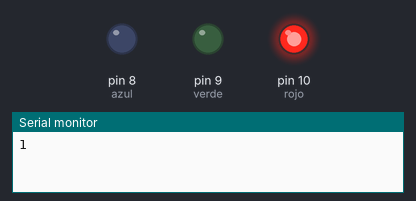
The sketch below on a simulated Arduino Uno, built with avr-gcc and run on an emulated ATmega328P. Parts: output pins drawn as LEDs (lit = HIGH), the last lines printed to the serial monitor. Random numbers use the default seed unless the sketch sets one.

Above: at 0.1 s.
At 4.1 s:
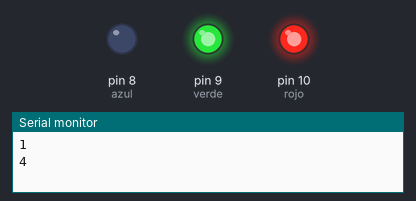
At 8.1 s:
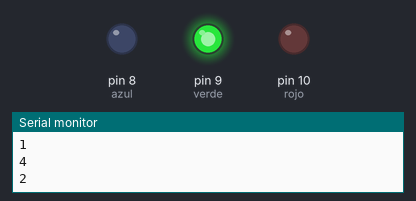
At 20.1 s:
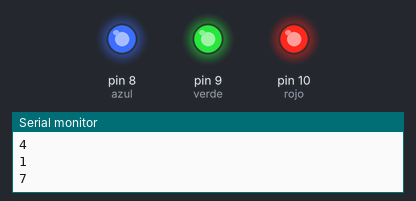
At 28.1 s:
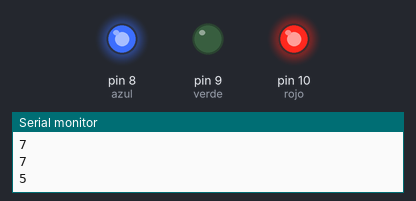
At 38.1 s:
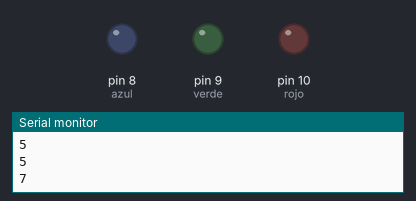
Timing chart, 0 to 39.6 s (numbered marks = the images above):
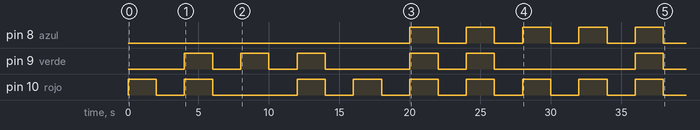

The sketch:

ejercicio3.ino
```cpp
#define rojo 10
#define verde 9
#define azul 8

void setup()
{
  Serial.begin(9600);
  pinMode(rojo, OUTPUT);
  pinMode(verde, OUTPUT);
  pinMode(azul, OUTPUT);
  randomSeed(analogRead(0));

}

void loop(){
  int numero = random(1, 8);
  Serial.println(numero);
  cambiar_color(numero);
}

void cambiar_color(int numero){
  switch (numero) {
  case 1:
    //rojo
    digitalWrite(rojo, HIGH);
    delay(2000);
    digitalWrite(rojo, LOW);
    delay(2000);
    break;
  case 2:
    //verde
    digitalWrite(verde, HIGH);
    delay(2000);
    digitalWrite(verde, LOW);
    delay(2000);
    break;
  case 3:
  	//azul
    digitalWrite(azul, HIGH);
    delay(2000);
    digitalWrite(azul, LOW);
    delay(2000);
  	break;
  case 4:
  	//amarillo
    digitalWrite(rojo, HIGH);
    digitalWrite(verde, HIGH);
    delay(2000);
    digitalWrite(rojo, LOW);
    digitalWrite(verde, LOW);
    delay(2000);
    break;
  case 5:
  	//violeta
    digitalWrite(rojo, HIGH);
    digitalWrite(azul, HIGH);
    delay(2000);
    digitalWrite(rojo, LOW);
    digitalWrite(azul, LOW);
    delay(2000);
    break;
  case 6:
  	//celeste
    digitalWrite(azul, HIGH);
    digitalWrite(verde, HIGH);
    delay(2000);
    digitalWrite(azul, LOW);
    digitalWrite(verde, LOW);
    delay(2000);
    break;
  case 7:
  	//blanco
      digitalWrite(verde, HIGH);
      digitalWrite(rojo, HIGH);
      digitalWrite(azul, HIGH);
      delay(2000);
	  digitalWrite(verde, LOW);
      digitalWrite(rojo, LOW);
      digitalWrite(azul, LOW);
      delay(2000);
  	break;
  case 8:
  	//apagado
	  digitalWrite(verde, LOW);
      digitalWrite(rojo, LOW);
      digitalWrite(azul, LOW);
      delay(2000);
  	break;
 }
}
  
```

Measured:
- by itself, pin 8 (azul): LOW → HIGH at 20.0 s, → LOW 2.0 s later, → HIGH 2.0 s later, → LOW 2.0 s later, … (10 changes in this stretch)
- by itself, pin 9 (verde): LOW → HIGH at 4.0 s, → LOW 2.0 s later, → HIGH 2.0 s later, → LOW 2.0 s later, … (12 changes in this stretch)
- by itself, pin 10 (rojo): goes HIGH 2.0 s, LOW 2.0 s, HIGH 2.0 s, LOW 6.0 s, 6 × (HIGH 2.0 s, LOW 2.0 s), HIGH 2.0 s, then LOW
